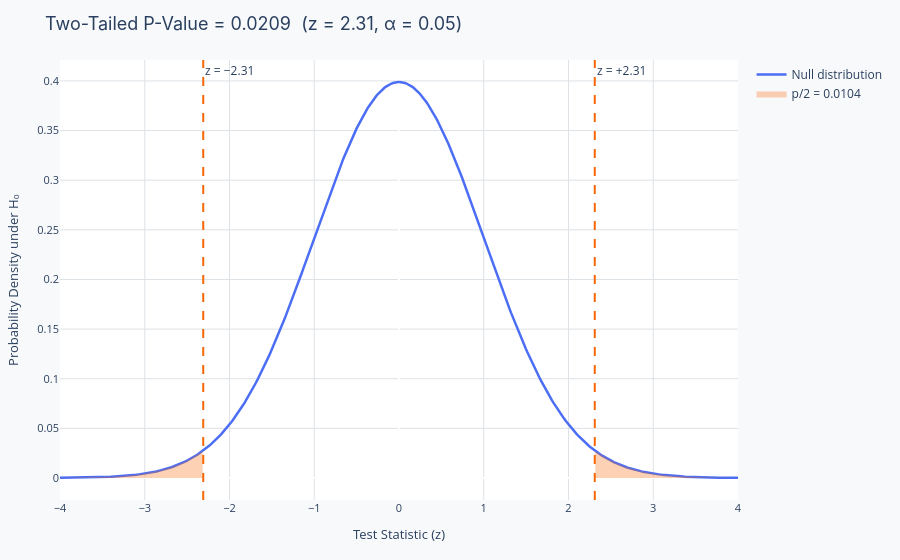

Notebook code for this chart:
### Markdown cell above
---
## Real-world example: Clinical trial for a new drug

A pharmaceutical company tests whether a new blood pressure medication lowers systolic BP more than a placebo. They measure the difference in means across 200 patients and compute a test statistic of z = 2.31.

The chart visualizes the p-value for this result, the probability of seeing a difference this large (or larger) if the drug actually had no effect. Notice:

- **Notice:** The shaded area (p-value) is small but not tiny, a rare but not impossible result under H₀
- **Notice:** The two-tailed shading includes both extremes, the drug lowering OR raising BP by this much would be equally "surprising" under H₀
- **Notice:** p < 0.05 in this case, which typically triggers the decision to reject H₀ and conclude the drug has a real effect

> **Discussion question:** The study produces p = 0.049, just barely under 0.05. A critic argues the result is "borderline" and should not be trusted. A defender says "the threshold is 0.05 and we cleared it." Who is right, and what does a p-value of 0.049 versus 0.051 actually tell you about the strength of evidence?

### Code cell
# ── Clinical trial p-value visualization ─────────────────────────────────────
z_obs = 2.31   # observed test statistic from a BP reduction study

x_z = np.linspace(-4, 4, 500)
y_z = stats.norm.pdf(x_z)
p_two = 2 * (1 - stats.norm.cdf(abs(z_obs)))

x_right = x_z[x_z >=  abs(z_obs)]
x_left  = x_z[x_z <= -abs(z_obs)]

fig = go.Figure()
fig.add_trace(go.Scatter(
    x=x_z, y=y_z, mode="lines",
    line=dict(color=PALETTE["primary"], width=2.5),
    name="Null distribution",
))
for x_shade, label in [(x_right, f"p/2 = {p_two/2:.4f}"), (x_left, f"p/2 = {p_two/2:.4f}")]:
    fig.add_trace(go.Scatter(
        x=np.concatenate([[x_shade[0]], x_shade, [x_shade[-1]]]),
        y=np.concatenate([[0], stats.norm.pdf(x_shade), [0]]),
        fill="toself", fillcolor="rgba(247,103,7,0.30)",
        line=dict(color=PALETTE["secondary"], width=0),
        name=label, showlegend=(x_shade is x_right),
    ))
fig.add_vline(x= z_obs, line_color=PALETTE["secondary"], line_dash="dash",
              annotation_text=f"z = +{z_obs}")
fig.add_vline(x=-z_obs, line_color=PALETTE["secondary"], line_dash="dash",
              annotation_text=f"z = −{z_obs}")
layout = base_layout(
    title=f"Two-Tailed P-Value = {p_two:.4f}  (z = {z_obs}, α = 0.05)",
    xaxis_title="Test Statistic (z)",
    yaxis_title="Probability Density under H₀",
)
layout.update(xaxis=dict(range=[-4, 4]))
fig.update_layout(layout)
fig.show()

### Figure 1 — Plotly figure (JSON) as saved in the notebook; plotly's stock layout.template omitted (floating-point values rounded to 4 significant figures; data arrays with more than 128 entries replaced by an {"elided": "..."} marker saying what was removed)
{"data": [{"line": {"color": "#4C6EF5", "width": 2.5}, "mode": "lines", "name": "Null distribution", "type": "scatter", "x": {"elided": "500 float values"}, "y": {"elided": "500 float values"}}, {"fill": "toself", "fillcolor": "rgba(247,103,7,0.30)", "line": {"color": "#F76707", "width": 0}, "name": "p/2 = 0.0104", "showlegend": true, "type": "scatter", "x": [2.317, 2.317, 2.333, 2.349, 2.365, 2.381, 2.397, 2.413, 2.429, 2.445, 2.461, 2.477, 2.493, 2.509, 2.525, 2.541, 2.557, 2.573, 2.589, 2.605, 2.621, 2.637, 2.653, 2.669, 2.685, 2.701, 2.717, 2.733, 2.749, 2.766, 2.782, 2.798, 2.814, 2.83, 2.846, 2.862, 2.878, 2.894, 2.91, 2.926, 2.942, 2.958, 2.974, 2.99, 3.006, 3.022, 3.038, 3.054, 3.07, 3.086, 3.102, 3.118, 3.134, 3.15, 3.166, 3.182, 3.198, 3.214, 3.23, 3.246, 3.263, 3.279, 3.295, 3.311, 3.327, 3.343, 3.359, 3.375, 3.391, 3.407, 3.423, 3.439, 3.455, 3.471, 3.487, 3.503, 3.519, 3.535, 3.551, 3.567, 3.583, 3.599, 3.615, 3.631, 3.647, 3.663, 3.679, 3.695, 3.711, 3.727, 3.743, 3.76, 3.776, 3.792, 3.808, 3.824, 3.84, 3.856, 3.872, 3.888, 3.904, 3.92, 3.936, 3.952, 3.968, 3.984, 4.0, 4.0], "y": [0.0, 0.02726, 0.02626, 0.0253, 0.02436, 0.02345, 0.02257, 0.02171, 0.02089, 0.02009, 0.01931, 0.01856, 0.01784, 0.01714, 0.01646, 0.0158, 0.01517, 0.01456, 0.01397, 0.0134, 0.01285, 0.01232, 0.01181, 0.01132, 0.01084, 0.01038, 0.00994, 0.009515, 0.009106, 0.008712, 0.008333, 0.007969, 0.007618, 0.007281, 0.006958, 0.006646, 0.006348, 0.006061, 0.005785, 0.005521, 0.005267, 0.005024, 0.00479, 0.004567, 0.004353, 0.004147, 0.003951, 0.003762, 0.003582, 0.00341, 0.003245, 0.003087, 0.002936, 0.002792, 0.002654, 0.002522, 0.002396, 0.002276, 0.002162, 0.002052, 0.001948, 0.001848, 0.001754, 0.001663, 0.001577, 0.001495, 0.001417, 0.001342, 0.001271, 0.001204, 0.00114, 0.001079, 0.001021, 0.0009657, 0.0009133, 0.0008635, 0.0008163, 0.0007714, 0.0007288, 0.0006884, 0.00065, 0.0006137, 0.0005792, 0.0005465, 0.0005155, 0.0004862, 0.0004584, 0.0004321, 0.0004072, 0.0003836, 0.0003613, 0.0003402, 0.0003203, 0.0003014, 0.0002836, 0.0002668, 0.0002509, 0.0002359, 0.0002217, 0.0002083, 0.0001957, 0.0001838, 0.0001726, 0.000162, 0.0001521, 0.0001427, 0.0001338, 0.0]}, {"fill": "toself", "fillcolor": "rgba(247,103,7,0.30)", "line": {"color": "#F76707", "width": 0}, "name": "p/2 = 0.0104", "showlegend": false, "type": "scatter", "x": [-4.0, -4.0, -3.984, -3.968, -3.952, -3.936, -3.92, -3.904, -3.888, -3.872, -3.856, -3.84, -3.824, -3.808, -3.792, -3.776, -3.76, -3.743, -3.727, -3.711, -3.695, -3.679, -3.663, -3.647, -3.631, -3.615, -3.599, -3.583, -3.567, -3.551, -3.535, -3.519, -3.503, -3.487, -3.471, -3.455, -3.439, -3.423, -3.407, -3.391, -3.375, -3.359, -3.343, -3.327, -3.311, -3.295, -3.279, -3.263, -3.246, -3.23, -3.214, -3.198, -3.182, -3.166, -3.15, -3.134, -3.118, -3.102, -3.086, -3.07, -3.054, -3.038, -3.022, -3.006, -2.99, -2.974, -2.958, -2.942, -2.926, -2.91, -2.894, -2.878, -2.862, -2.846, -2.83, -2.814, -2.798, -2.782, -2.766, -2.749, -2.733, -2.717, -2.701, -2.685, -2.669, -2.653, -2.637, -2.621, -2.605, -2.589, -2.573, -2.557, -2.541, -2.525, -2.509, -2.493, -2.477, -2.461, -2.445, -2.429, -2.413, -2.397, -2.381, -2.365, -2.349, -2.333, -2.317, -2.317], "y": [0.0, 0.0001338, 0.0001427, 0.0001521, 0.000162, 0.0001726, 0.0001838, 0.0001957, 0.0002083, 0.0002217, 0.0002359, 0.0002509, 0.0002668, 0.0002836, 0.0003014, 0.0003203, 0.0003402, 0.0003613, 0.0003836, 0.0004072, 0.0004321, 0.0004584, 0.0004862, 0.0005155, 0.0005465, 0.0005792, 0.0006137, 0.00065, 0.0006884, 0.0007288, 0.0007714, 0.0008163, 0.0008635, 0.0009133, 0.0009657, 0.001021, 0.001079, 0.00114, 0.001204, 0.001271, 0.001342, 0.001417, 0.001495, 0.001577, 0.001663, 0.001754, 0.001848, 0.001948, 0.002052, 0.002162, 0.002276, 0.002396, 0.002522, 0.002654, 0.002792, 0.002936, 0.003087, 0.003245, 0.00341, 0.003582, 0.003762, 0.003951, 0.004147, 0.004353, 0.004567, 0.00479, 0.005024, 0.005267, 0.005521, 0.005785, 0.006061, 0.006348, 0.006646, 0.006958, 0.007281, 0.007618, 0.007969, 0.008333, 0.008712, 0.009106, 0.009515, 0.00994, 0.01038, 0.01084, 0.01132, 0.01181, 0.01232, 0.01285, 0.0134, 0.01397, 0.01456, 0.01517, 0.0158, 0.01646, 0.01714, 0.01784, 0.01856, 0.01931, 0.02009, 0.02089, 0.02171, 0.02257, 0.02345, 0.02436, 0.0253, 0.02626, 0.02726, 0.0]}], "layout": {"annotations": [{"showarrow": false, "text": "z = +2.31", "x": 2.31, "xanchor": "left", "xref": "x", "y": 1, "yanchor": "top", "yref": "y domain"}, {"showarrow": false, "text": "z = −2.31", "x": -2.31, "xanchor": "left", "xref": "x", "y": 1, "yanchor": "top", "yref": "y domain"}], "legend": {"font": {"size": 12}}, "margin": {"b": 60, "l": 60, "r": 30, "t": 60}, "paper_bgcolor": "#F8F9FA", "plot_bgcolor": "#FFFFFF", "shapes": [{"line": {"color": "#F76707", "dash": "dash"}, "type": "line", "x0": 2.31, "x1": 2.31, "xref": "x", "y0": 0, "y1": 1, "yref": "y domain"}, {"line": {"color": "#F76707", "dash": "dash"}, "type": "line", "x0": -2.31, "x1": -2.31, "xref": "x", "y0": 0, "y1": 1, "yref": "y domain"}], "title": {"font": {"family": "Inter, Arial, sans-serif", "size": 18}, "text": "Two-Tailed P-Value = 0.0209  (z = 2.31, α = 0.05)"}, "xaxis": {"gridcolor": "#DEE2E6", "range": [-4, 4], "tickfont": {"size": 11}, "title": {"font": {"size": 13}, "text": "Test Statistic (z)"}}, "yaxis": {"gridcolor": "#DEE2E6", "tickfont": {"size": 11}, "title": {"font": {"size": 13}, "text": "Probability Density under H₀"}}}}
